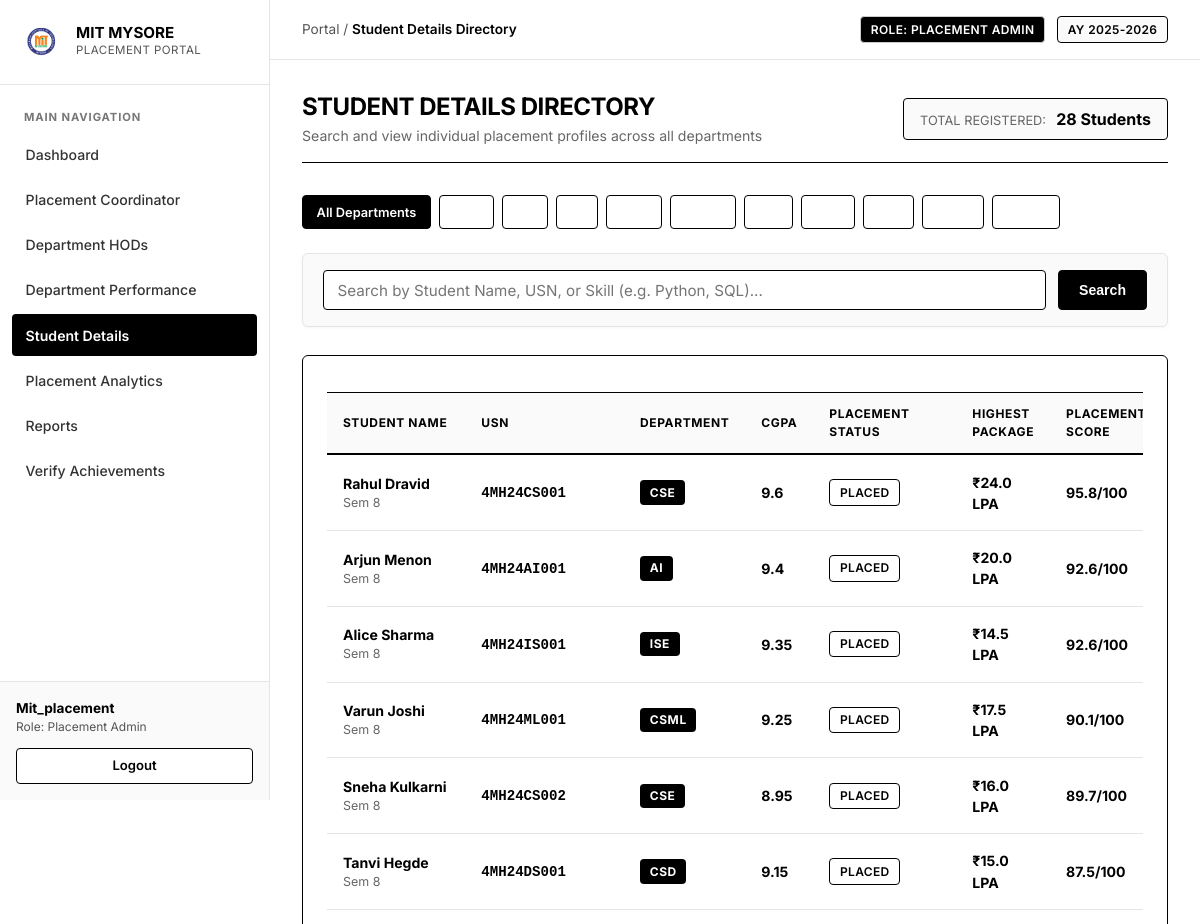
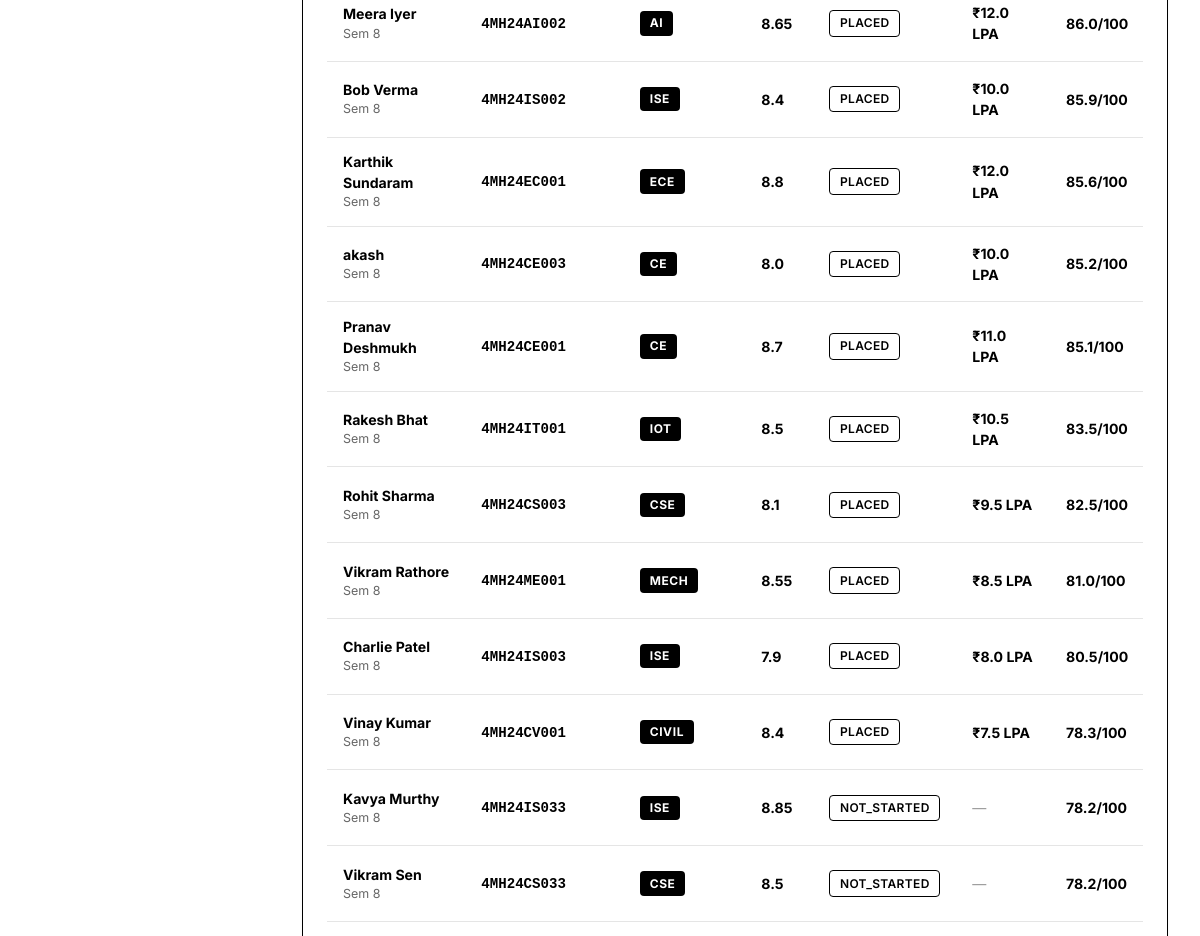
The app's page /portal/students (signed in, upper part), older data (2 pictures, top to bottom).
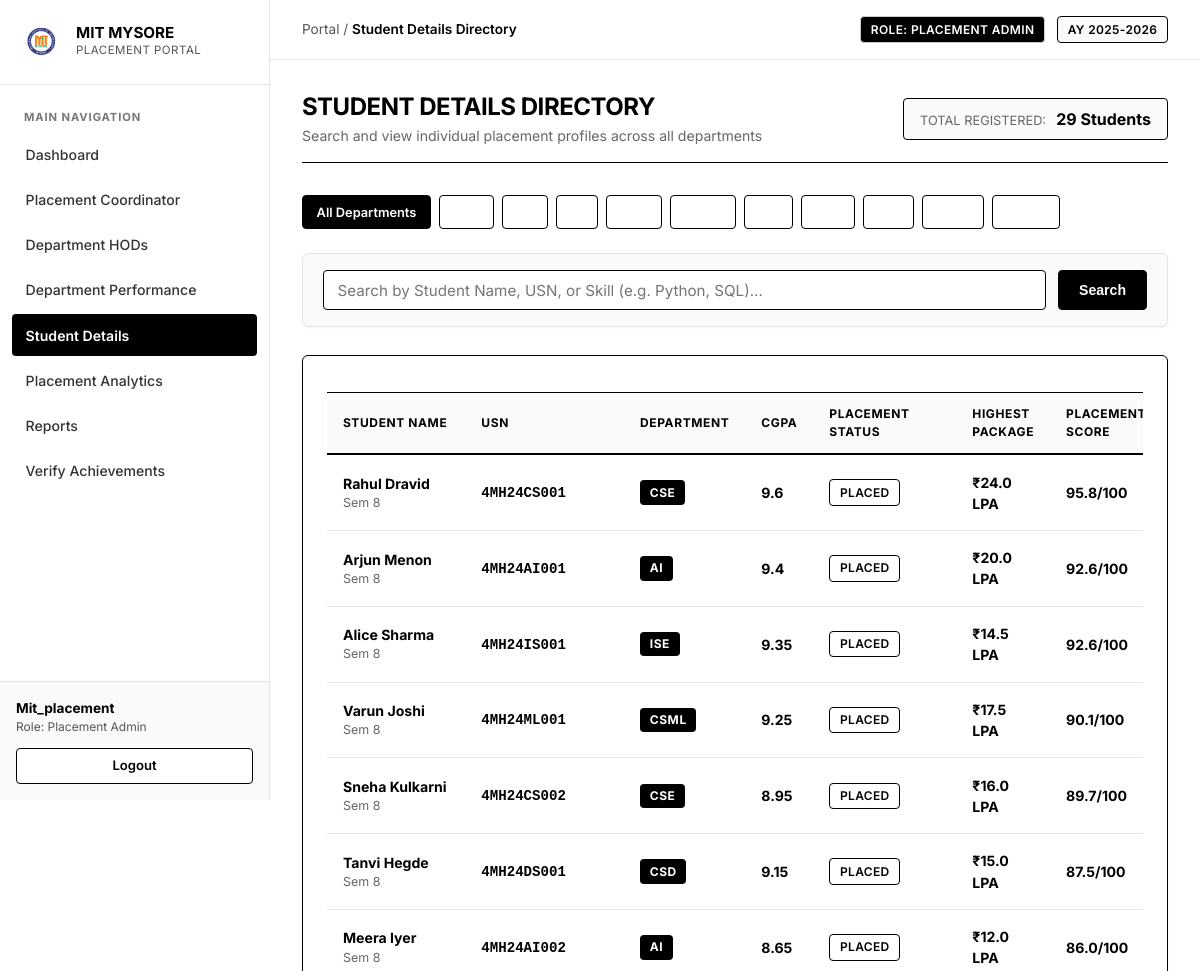
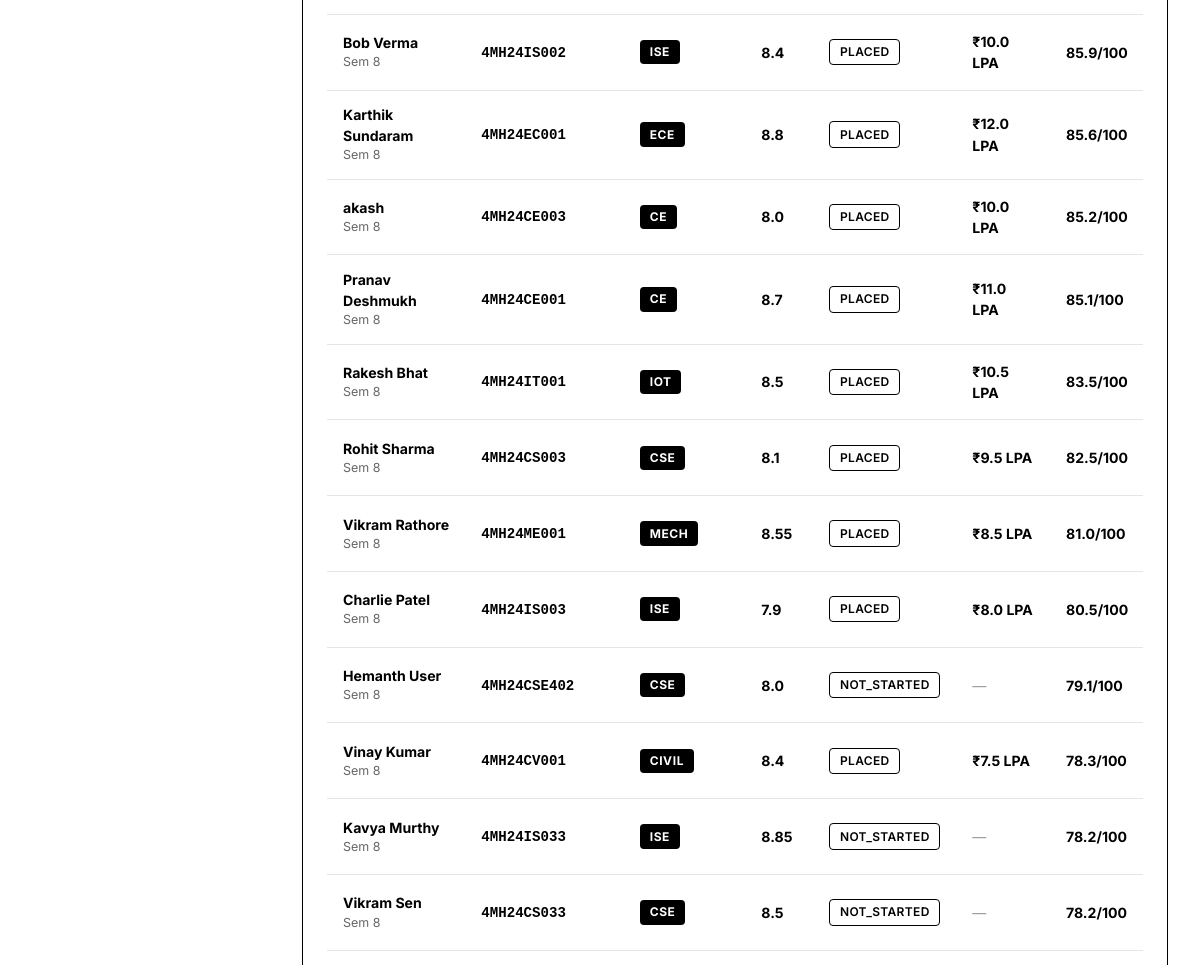
The same page, newer data (2 pictures, top to bottom).
### models.py (models this page shows, shortened)
class Student(db.Model):
    __tablename__ = 'students'
    usn = db.Column(db.String(20), primary_key=True)
    name = db.Column(db.String(100), nullable=False)
    mobile_number = db.Column(db.String(15), unique=True, nullable=False)
    email = db.Column(db.String(100), unique=True, nullable=True)
    department_id = db.Column(db.Integer, db.ForeignKey('departments.id'), nullable=False)
    semester = db.Column(db.Integer, default=8)
    cgpa = db.Column(db.Float, default=8.0)
    attendance = db.Column(db.Float, default=85.0)
    academic_score = db.Column(db.Float, default=82.0)
    skills = db.Column(db.String(255), default="Python, DSA, SQL")
    programming_languages = db.Column(db.String(255), default="Python, Java, C++")
    technical_skills = db.Column(db.String(255), default="Data Structures, DBMS, Web Development")
    certifications = db.Column(db.String(255), default="Cloud Computing, Full Stack Web Development")
    projects = db.Column(db.Text, default="Smart Placement Portal, AI Resume Screener")
    companies_attended = db.Column(db.Integer, default=0)
    companies_selected = db.Column(db.Integer, default=0)
    offers_count = db.Column(db.Integer, default=0)
    highest_package = db.Column(db.Float, default=0.0)  # in LPA
    average_package = db.Column(db.Float, default=0.0)  # in LPA
    placement_status = db.Column(db.String(50), default="NOT_STARTED") # PLACED, IN_PROCESS, NOT_STARTED, NOT_PLACED
    placement_approval_status = db.Column(db.String(50), default="APPROVED") # PENDING, APPROVED, REJECTED
    approved_by = db.Column(db.String(100), nullable=True)
    approved_at = db.Column(db.DateTime, nullable=True)
    rejected_by = db.Column(db.String(100), nullable=True)
    rejected_at = db.Column(db.DateTime, nullable=True)
    rejection_reason = db.Column(db.Text, nullable=True)
    resume = db.Column(db.String(255), default="Resume_Uploaded.pdf")
    performance = db.relationship('PerformanceRecord', backref='student', uselist=False, lazy=True)
    account_link = db.relationship('StudentAccountLink', backref='student', uselist=False, lazy=True)
    recommendations = db.relationship('LearningRecommendation', backref='student', lazy=True, order_by='LearningRecommendation.created_at.desc()')
    youtube_lessons = db.relationship('YouTubeLesson', backref='student', lazy=True, order_by='YouTubeLesson.created_at.desc()')
    quiz_attempts = db.relationship('QuizAttempt', backref='student', lazy=True, order_by='QuizAttempt.attempted_at.desc()')
    interview_sessions = db.relationship('MockInterviewSession', backref='student', lazy=True, order_by='MockInterviewSession.started_at.desc()')
    course_progress = db.relationship('StudentCourseProgress', backref='student', lazy=True, cascade='all, delete-orphan', order_by='StudentCourseProgress.saved_at.desc()')
    event_actions = db.relationship('StudentEventAction', backref='student', lazy=True, cascade='all, delete-orphan', order_by='StudentEventAction.updated_at.desc()')
    achievements = db.relationship('StudentAchievement', backref='student', lazy=True, cascade='all, delete-orphan', order_by='StudentAchievement.completion_date.desc()')
    notifications = db.relationship('StudentNotification', backref='student', lazy=True, cascade='all, delete-orphan', order_by='StudentNotification.created_at.desc()')
    preference = db.relationship('StudentPreference', backref='student', uselist=False, lazy=True, cascade='all, delete-orphan')
    provider_accounts = db.relationship('ExternalProviderAccount', backref='student', lazy=True, cascade='all, delete-orphan', order_by='ExternalProviderAccount.created_at.desc()')
    sync_logs = db.relationship('CertificateSyncLog', backref='student', lazy=True, cascade='all, delete-orphan', order_by='CertificateSyncLog.sync_started_at.desc()')
    @property
    def placement_score(self):
        if self.performance:
            return round(self.performance.overall_aggregate, 1)
        return 0.0

class Department(db.Model):
    __tablename__ = 'departments'
    id = db.Column(db.Integer, primary_key=True)
    code = db.Column(db.String(20), unique=True, nullable=False)
    name = db.Column(db.String(100), unique=True, nullable=False)
    hod_name = db.Column(db.String(100), default='Dr. HOD')
    hod_id = db.Column(db.String(50), default='HOD_01')
    hod_email = db.Column(db.String(100), default='hod@mitmysore.in')
    hod_phone = db.Column(db.String(30), default='+91 98450 11223')
    admins = db.relationship('Admin', backref='department', lazy=True)
    students = db.relationship('Student', backref='department', lazy=True)

class PerformanceRecord(db.Model):
    __tablename__ = 'performance_records'
    id = db.Column(db.Integer, primary_key=True)
    student_usn = db.Column(db.String(20), db.ForeignKey('students.usn'), nullable=False, unique=True)
    aptitude_score = db.Column(db.Float, default=0.0)
    gd_status = db.Column(db.Boolean, default=False)
    hr_status = db.Column(db.Boolean, default=False)
    coding_c_score = db.Column(db.Float, default=0.0)
    coding_java_score = db.Column(db.Float, default=0.0)
    coding_dsa_score = db.Column(db.Float, default=0.0)
    technical_interview_score = db.Column(db.Float, default=0.0)
    hr_score = db.Column(db.Float, default=0.0)
    @property
    def coding_overall_score(self):
        return round((self.coding_c_score + self.coding_java_score + self.coding_dsa_score) / 3.0, 1)
    @property
    def overall_aggregate(self):
        coding_avg = self.coding_overall_score
        tech_score = self.technical_interview_score if self.technical_interview_score > 0 else coding_avg
        hr_val = self.hr_score if self.hr_score > 0 else (90.0 if self.hr_status else 45.0)
        gd_val = 90.0 if self.gd_status else 45.0
        score = (self.aptitude_score * 0.25) + (coding_avg * 0.35) + (tech_score * 0.20) + (hr_val * 0.10) + (gd_val * 0.10)
        return round(score, 1)

### app.py (the view)
@app.route('/portal/students')
def portal_students():
    admin = get_current_admin()
    if not admin:
        return redirect(url_for('admin_login'))
    dept_code = request.args.get('dept_code', '').strip().upper()
    search_query = request.args.get('search', '').strip()
    q = Student.query
    if dept_code:
        dept = Department.query.filter_by(code=dept_code).first()
        if dept:
            q = q.filter_by(department_id=dept.id)
    if search_query:
        q = q.filter(
            (Student.usn.ilike(f"%{search_query}%")) |
            (Student.name.ilike(f"%{search_query}%")) |
            (Student.skills.ilike(f"%{search_query}%"))
        )
    students = sorted(q.all(), key=lambda s: (s.placement_score, s.highest_package), reverse=True)
    return render_template(
        'portal_students.html',
        active_page='students',
        admin=admin,
        students=students,
        selected_dept=dept_code,
        search_query=search_query
    )

### app.py (called while the page is built)
@app.before_request
def auto_redirect_to_authorized_domain():
    if not app.config.get('TESTING') and request.host.startswith('127.0.0.1'):
        target_url = request.url.replace('127.0.0.1:5000', 'localhost:5000', 1)
        return redirect(target_url, code=302)

@app.context_processor
def inject_student_notifications():
    unread_count = 0
    if session.get('student_usn'):
        try:
            unread_count = NotificationService.get_unread_count(session.get('student_usn'))
        except Exception:
            unread_count = 0
    return dict(unread_notifications_count=unread_count)

@app.after_request
def add_security_headers(response):
    response.headers["Cache-Control"] = "no-cache, no-store, must-revalidate, max-age=0"
    response.headers["Pragma"] = "no-cache"
    response.headers["Expires"] = "0"
    response.headers["X-Content-Type-Options"] = "nosniff"
    response.headers["X-Frame-Options"] = "DENY"
    return response

def get_current_admin():
    if 'admin_id' not in session:
        return None
    return db.session.get(Admin, session['admin_id'])

### templates/portal_students.html (shortened to what this page needs)
{% extends 'portal_base.html' %}
{% block breadcrumb %}Student Details Directory{% endblock %}
{% block portal_content %}
<div style="display: flex; justify-content: space-between; align-items: center; margin-bottom: 2rem; flex-wrap: wrap; gap: 1rem; border-bottom: 1px solid #000; padding-bottom: 1rem;">
    <div>
        <h2 style="font-size: 1.5rem; font-weight: 700; color: #000; text-transform: uppercase;">Student Details Directory</h2>
        <p style="color: #666; font-size: 0.88rem; margin: 3px 0 0;">
            Search and view individual placement profiles across all departments
        </p>
    </div>
    <div style="background: #fafafa; border: 1px solid #000; padding: 0.5rem 1rem; border-radius: 4px;">
        <span style="color: #666; font-size: 0.8rem; text-transform: uppercase;">Total Registered:</span>
        <strong style="color: #000; font-size: 1rem; margin-left: 0.35rem;">{{ students|length }} Students</strong>
    </div>
</div>
<div style="display: flex; gap: 0.5rem; flex-wrap: wrap; margin-bottom: 1.5rem;">
    <a href="{{ url_for('portal_students') }}" class="btn" style="padding: 0.4rem 0.85rem; font-size: 0.8rem; {% if not selected_dept %}background: #000; color: #fff; border: 1px solid #000;{% else %}background: #fff; color: #000; border: 1px solid #000;{% endif %}">
        All Departments
    </a>
    {% for code in ['CSE', 'CE', 'AI', 'CSD', 'CSML', 'ISE', 'ECE', 'IOT', 'CIVIL', 'MECH'] %}
        <a href="{{ url_for('portal_students', dept_code=code) }}" class="btn" style="padding: 0.4rem 0.85rem; font-size: 0.8rem; {% if selected_dept == code %}background: #000; color: #fff; border: 1px solid #000;{% else %}background: #fff; color: #000; border: 1px solid #000;{% endif %}">
        </a>
    {% endfor %}
</div>
<div class="card" style="padding: 1rem 1.25rem; margin-bottom: 1.75rem; border: 1px solid #e5e5e5; background: #fafafa;">
    <form method="GET" action="{{ url_for('portal_students') }}" style="display: flex; gap: 0.75rem;">
        <input type="text" name="search" value="{{ search_query }}" placeholder="Search by Student Name, USN, or Skill (e.g. Python, SQL)..." class="form-control" style="flex: 1; padding: 0.6rem 0.85rem; border: 1px solid #000;">
        <button type="submit" class="btn" style="padding: 0.6rem 1.25rem; background: #000; color: #fff; border: 1px solid #000;">Search</button>
    </form>
</div>
<div class="card" style="border: 1px solid #000; padding: 1.5rem;">
    <div style="overflow-x: auto;">
        <table class="portal-table">
            <thead>
                <tr>
                    <th>Student Name</th>
                    <th>USN</th>
                    <th>Department</th>
                    <th>CGPA</th>
                    <th>Placement Status</th>
                    <th>Highest Package</th>
                    <th>Placement Score</th>
                </tr>
            </thead>
            <tbody>
                {% for st in students %}
                <tr onclick="window.location.href='{{ url_for('portal_student_details', usn=st.usn) }}'" style="cursor: pointer;">
                    <td>
                        <div style="font-weight: 700;">{{ st.name }}</div>
                        <div style="font-size: 0.78rem; color: #666;">Sem {{ st.semester }}</div>
                    </td>
                    <td>
                        <span style="font-family: monospace; font-weight: 600;">{{ st.usn }}</span>
                    </td>
                    <td>
                        <span class="badge-dept">{{ st.department.code }}</span>
                    </td>
                    <td><strong>{{ st.cgpa }}</strong></td>
                    <td>
                        <span class="badge" style="border: 1px solid #000; background: #fff; color: #000;">
                            {{ st.placement_status }}
                        </span>
                    </td>
                    <td>
                        {% if st.highest_package > 0 %}
                            <strong>₹{{ st.highest_package }} LPA</strong>
                        {% else %}
                            <span style="color: #999;">—</span>
                        {% endif %}
                    </td>
                    <td>
                        <div style="font-weight: 700;">{{ st.placement_score }}/100</div>
                    </td>
                </tr>
                {% else %}
                <tr>
                    <td colspan="8" style="text-align: center; padding: 2rem; color: #666;">
                        No students found matching your criteria.
                    </td>
                </tr>
                {% endfor %}
            </tbody>
        </table>
    </div>
</div>
{% endblock %}

### templates/portal_base.html (shortened to what this page needs)
<!DOCTYPE html>
<html lang="en">
<head>
    <link rel="stylesheet" href="{{ url_for('static', filename='css/style.css') }}">
</head>
<body>
    <div class="portal-layout">
        <aside class="portal-sidebar">
            <div class="portal-brand">
                <img src="{{ url_for('static', filename='images/mit_logo.png') }}" alt="MIT Mysore Logo" class="portal-brand-logo-img">
                <div>
                    <div class="portal-brand-title">MIT MYSORE</div>
                    <div class="portal-brand-subtitle">Placement Portal</div>
                </div>
            </div>
            <nav class="portal-nav">
                <div class="portal-nav-heading">Main Navigation</div>
                <a href="{{ url_for('portal_dashboard') }}" class="portal-nav-link {% if active_page == 'dashboard' %}active{% endif %}">
                    <span>Dashboard</span>
                </a>
                <a href="{{ url_for('coordinator_portal') }}" class="portal-nav-link {% if active_page == 'coordinator' %}active{% endif %}">
                    <span>Placement Coordinator</span>
                </a>
                <a href="{{ url_for('portal_hods') }}" class="portal-nav-link {% if active_page == 'hods' %}active{% endif %}">
                    <span>Department HODs</span>
                </a>
                <a href="{{ url_for('portal_performance') }}" class="portal-nav-link {% if active_page == 'performance' %}active{% endif %}">
                    <span>Department Performance</span>
                </a>
                <a href="{{ url_for('portal_students') }}" class="portal-nav-link {% if active_page == 'students' %}active{% endif %}">
                    <span>Student Details</span>
                </a>
                <a href="{{ url_for('portal_analytics') }}" class="portal-nav-link {% if active_page == 'analytics' %}active{% endif %}">
                    <span>Placement Analytics</span>
                </a>
                <a href="{{ url_for('portal_reports') }}" class="portal-nav-link {% if active_page == 'reports' %}active{% endif %}">
                    <span>Reports</span>
                </a>
                <a href="{{ url_for('admin_achievements_verification') }}" class="portal-nav-link {% if active_page == 'achievements_verification' %}active{% endif %}">
                    <span>Verify Achievements</span>
                </a>
            </nav>
            <div class="portal-sidebar-footer">
                <div class="portal-user-card">
                    <div class="portal-user-name">Mit_placement</div>
                    <div class="portal-user-role">Role: Placement Admin</div>
                </div>
                <a href="{{ url_for('admin_logout') }}" class="btn btn-secondary" style="width: 100%; font-size: 0.82rem; padding: 0.45rem;">
                    Logout
                </a>
            </div>
        </aside>
        <div class="portal-main">
            <header class="portal-topbar">
                <div class="portal-breadcrumb">
                    <a href="{{ url_for('portal_dashboard') }}">Portal</a>
                    <span>/</span>
                    <span style="font-weight: 600; color: #000;">{% block breadcrumb %}Dashboard{% endblock %}</span>
                </div>
                <div class="portal-topbar-actions">
                    <span class="badge" style="background: #000; color: #fff;">
                        Role: Placement Admin
                    </span>
                    <span class="badge" style="border: 1px solid #000;">
                        AY 2025-2026
                    </span>
                </div>
            </header>
            <div class="portal-container">
                {% block portal_content %}{% endblock %}
            </div>
        </div>
    </div>
</body>
</html>

Row changes from the older to the newer data that the page shows:
added Student: name "Hemanth User", semester "8", usn "4MH24CSE402", department.code "CSE", cgpa "8.0", placement_status "NOT_STARTED", placement_score "79.1"
Text that changed along with them:
{{ students|length }}: "28" → "29"
